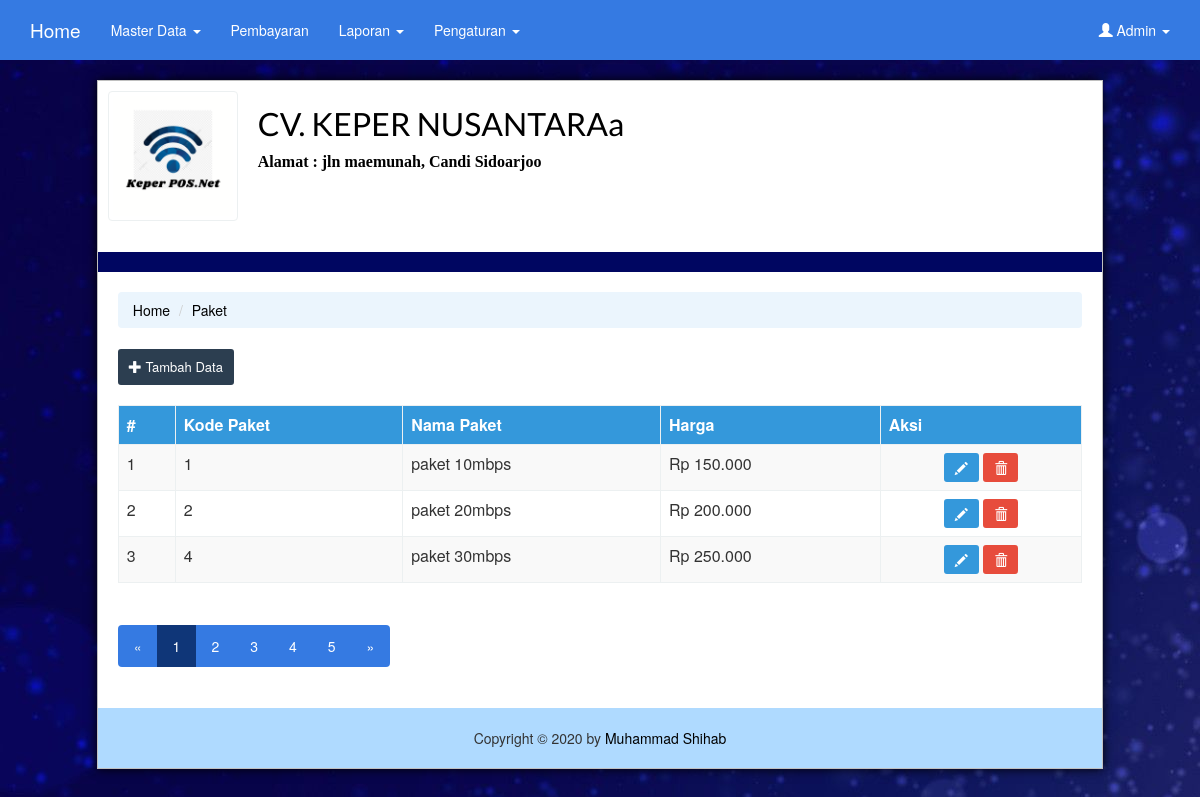
The page /index.php?page=paket (signed in) on the database its author committed.
### tables this page shows
CREATE TABLE `t_setting` (
  `id` int(11) NOT NULL,
  `nama` varchar(100) NOT NULL,
  `alamat` varchar(255) NOT NULL,
  `pemilik` varchar(50) NOT NULL,
  `logo` varchar(50) NOT NULL
);

CREATE TABLE `t_paket` (
  `id` int(11) NOT NULL,
  `nama` varchar(25) NOT NULL,
  `harga` varchar(15) NOT NULL
);

### view/l_paket.php (the view)
<?php
  if($_SESSION['level']=="pelanggan"){
  header("location:index.php");
}else{
?>
<ul class="breadcrumb">
  <li><a href="./">Home</a></li>
  <li class="active"><?php echo ucfirst($page) ; ?></li>
</ul>
<div class="btn-group" >
  <a href="?page=paket&aksi=tambah" class="btn btn-primary btn-sm"><span class="glyphicon glyphicon-plus" aria-hidden="true"></span> Tambah Data</a>
</div>
<br/><br/>
<?php
  if ($action == ""){
?>
<table class="table table-hover table-bordered table-striped">
	<thead>
	    <tr class="info">
	      <th>#</th>
	      <th>Kode Paket</th>
	      <th>Nama Paket</th>
	      <th>Harga</th>
	      <th>Aksi</th>
	    </tr>
  	</thead>
  	<tbody>
  		<?php
        $query = "SELECT * FROM t_paket";
        $result = mysqli_query($koneksi, $query);
        $no=1;
        while ($lihat = mysqli_fetch_array($result)) {
        ?>
      <tr>
        <td><?php echo $no++; ?></td>
        <td><?php echo $lihat['id'] ?></td>
        <td><?php echo $lihat['nama'] ?></td>
        <td><?php echo "Rp ". number_format($lihat['harga'], 0, ',', '.'); ?></td>
        <td align="center">
  				<a href="?page=paket&aksi=edit&id=<?php echo $lihat['id'] ;?>" class="btn btn-info btn-sm" title="Edit Data"><span class="glyphicon glyphicon-pencil" aria-hidden="true"></span></a>
  				<a href="?page=paket&aksi=delete&id=<?php echo $lihat['id'] ;?>" onclick="javascript: return confirm('Anda yakin akan menghapus data ini ?')" class="btn btn-danger btn-sm" title="Hapus Data"><span class="glyphicon glyphicon-trash" aria-hidden="true"></span></a>
  		</td>
      </tr>
      <?php
        }
      ?>
  	</tbody>
</table>
	<ul class="pagination">
	  <li class="disabled"><a href="#">«</a></li>
	  <li class="active"><a href="#">1</a></li>
	  <li><a href="#">2</a></li>
	  <li><a href="#">3</a></li>
	  <li><a href="#">4</a></li>
	  <li><a href="#">5</a></li>
	  <li><a href="#">»</a></li>
	</ul>
<?php
}else if($action == "delete"){
  $id = $_GET['id'];
  $query = "DELETE FROM t_paket WHERE id='$id'";
  if (mysqli_query($koneksi, $query)) {
      echo '<META HTTP-EQUIV="Refresh" Content="0; URL=?page=paket">';
  } else {
      die("Gagal menghapus data karena : " . mysqli_error($koneksi));
  }
}else{
  echo "maaf aksi tidak ditemukan";
}
}
  ?>

### index.php (shortened to what this page needs)
<?php
  include "inc/config.php";
  $query = "SELECT * FROM t_setting LIMIT 1";
  $result = mysqli_query($koneksi, $query);
  $setting = mysqli_fetch_assoc($result);
  if(empty($_SESSION['username'])){
    header("location:login.php");
  }else{
?>
<html>
<head>
  <link href="css/bootstrap.css" rel="stylesheet">
  <link href="css/style.css" rel="stylesheet">
  <link rel="stylesheet" href="js/jquery/jquery-ui.css">
</head>
<body>
<div class="navbar navbar-inverse navbar-fixed-top">
      <div class="container">
        <div class="navbar-header">
          <a href="./" class="navbar-brand">Home</a>
        </div>
        <div class="navbar-collapse collapse" id="navbar-main">
          <ul class="nav navbar-nav">
            <?php if($_SESSION['level'] == 'admin'){ ;?>
            <li class="dropdown">
              <a class="dropdown-toggle" data-toggle="dropdown" href="#" id="themes">Master Data <span class="caret"></span></a>
            </li>
            <?php }?>
            <li><a href="?page=transaksi">Pembayaran</a></li>
            <li class="dropdown">
              <a class="dropdown-toggle" data-toggle="dropdown" href="#" id="themes">Laporan <span class="caret"></span></a>
            </li>
            <?php if($_SESSION['level'] == 'admin'){ ;?>
            <li class="dropdown">
              <a class="dropdown-toggle" data-toggle="dropdown" href="#" id="themes">Pengaturan <span class="caret"></span></a>
            </li>
            <?php }?>
          </ul>
          <ul class="nav navbar-nav navbar-right">
            <li class="dropdown">
              <a class="dropdown-toggle" data-toggle="dropdown" href="#" title="<?php echo ucfirst($_SESSION['username'])  ;?>" id="download"><span class="glyphicon glyphicon-user" aria-hidden="true"></span> <?php echo ucfirst($_SESSION['username'])  ;?> <span class="caret"></span></a>
            </li>
          </ul>
        </div>
      </div>
    </div>
<div id="wadah">
  <div id="kepala">
        <img src="img/<?= $setting['logo'] ?>" class="thumbnail span3" style="display: inline; float: left; margin-right: 20px; width: 130px; height: 130px">
        <h2 style="margin: 15px 0 10px 0; color: #000;"><?php echo $setting['nama'] ?></h2>
        <div style="color: #000; font-size: 16px; font-family: Tahoma" class="clearfix"><b>Alamat : <?php echo $setting['alamat'] ?></b></div>
      </div>
  <div id="isi">
  <?php
    $page = @$_GET['page'];
    $action = @$_GET['aksi'];
    if($page == "pelanggan"){
      if ($action == ""){
        include "view/l_pelanggan.php" ;
      }else if ($action == "tambah"){
        include "view/f_pelanggan.php" ;
      }else if ($action == "detail"){
        include "view/detail_pelanggan.php" ;
      }else if ($action == "edit"){
        include "view/u_pelanggan.php" ;
      }else if ($action == "delete"){
        include "view/l_pelanggan.php" ;
      }
    }else if ($page == "paket"){
      if ($action == ""){
        include "view/l_paket.php" ;
      }else if ($action == "tambah"){
        include "view/f_paket.php" ;
      }else if ($action == "edit"){
        include "view/u_paket.php" ;
      } else if ($action == "delete"){
        include "view/l_paket.php" ;
      }
    }else if ($page == "transaksi"){
      if($action == ""){
        include "view/l_transaksi.php";
      }else if($action=="tambah"){
        include "view/f_transaksi.php";
      }else if($action=="edit"){
        include "view/u_transaksi.php";
      }else if($action=="delete"){
        include "view/l_transaksi.php";
      }
    }else if ($page == "profile"){
      include "view/setting.php";
    }else if ($page == "user"){
      if($action == ""){
      include "view/l_user.php";
      }elseif ($action == "tambah") {
        include "view/f_user.php";
      }elseif ($action == "edit") {
        include "view/u_user.php";
      }elseif ($action == "delete") {
        include "view/l_user.php";
      }
    }else if ($page == "rekapbayar"){
      include "view/rekap_laporan.php";
    }else if ($page == "logout"){
      include "logout.php";
    }else if ($page == ""){
      include "view/xyz.php" ;
    }else {
      include "view/404.php";
    }
  ?>
  </div>
  <div id="ekor">
  Copyright &copy; 2020 by <a href="https://www.instagram.com/mrhabs_/" target="_blank" title="Muhammad Shihab"> Muhammad Shihab </a>
  </div>
</div>
</body>
</html>
<?php
}
?>

### css/style.css (style rules this page uses)
body { background: url(../img/back.jpg); }
#wadah { width: 85%; margin: 80px auto; border: 1px solid silver; box-shadow: 0 0 10px #000; background-color: #fff; }
#kepala { font-size: 20px; padding: 10px; border-bottom: 20px solid #000661; }
#kepala img { background-repeat: no-repeat; }
#isi { min-height: 400px; padding: 20px; }
#ekor { text-align: center; padding: 20px; background-color: #afdaff; }

### rows shown on the page
t_setting: logo (picture), nama "CV. KEPER NUSANTARAa", alamat "jln maemunah, Candi Sidoarjoo"
t_paket: id "1", nama "paket 10mbps", harga "150.000"
t_paket: id "2", nama "paket 20mbps", harga "200.000"
t_paket: id "4", nama "paket 30mbps", harga "250.000"

### other values the page prints
$_SESSION['username'] "Admin"
$page "Paket"
